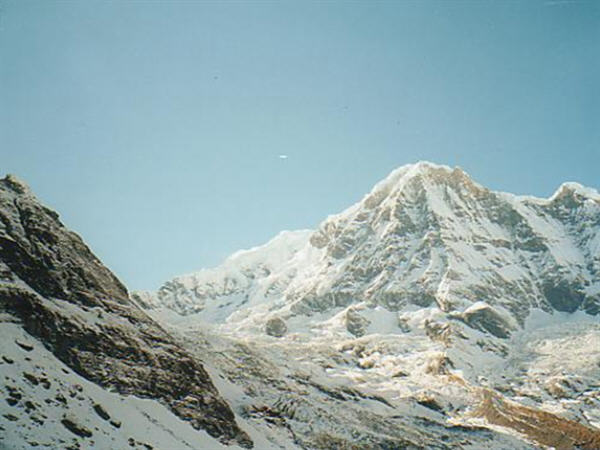
#> input picture stitch_test_images/left.jpg, 600 x 450 px, found by its file name
$ python stitch.py
#> lines starting #> are read from the running program, lines starting #| are printed output that depends on the picture
import numpy as np
import cv2
import matplotlib.pyplot as plt
import pysift
import os


# [179 lines left out: functions match_homograpy, create_mask, stitch, not called in this run]


if __name__ == "__main__":

    # 彩度图灰度图分开读
    img1_gray = cv2.imread("left.jpg", 0)
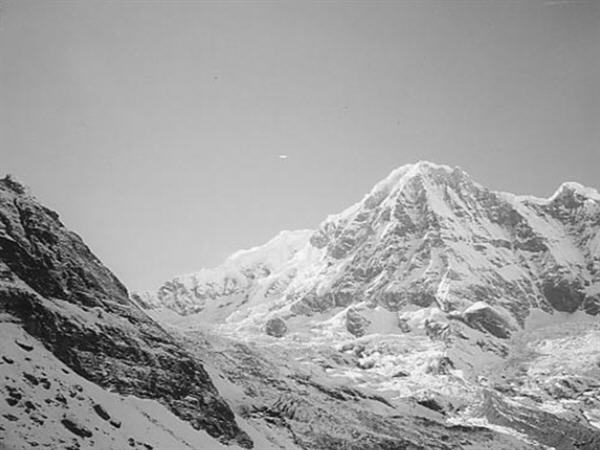
#> img1_gray: shape (450, 600); min 0, max 255, mean 160.8
    img2_gray = cv2.imread("right.jpg", 0)
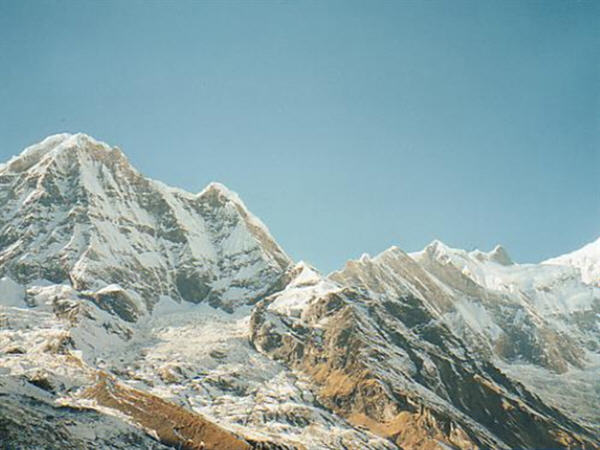
#> input picture stitch_test_images/right.jpg, 600 x 450 px, found by its file name
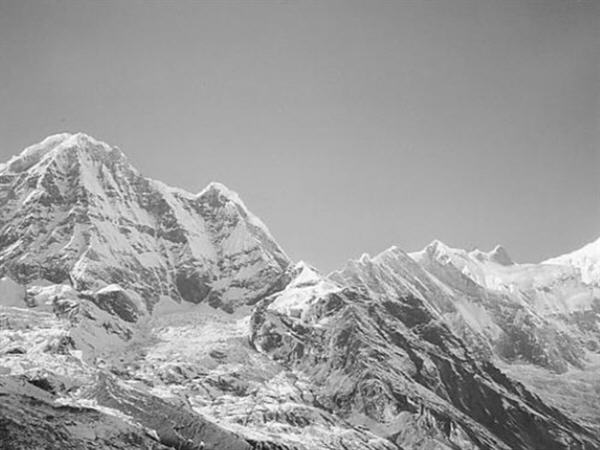
#> img2_gray: shape (450, 600); min 7, max 255, mean 157

    img1 = cv2.imread("left.jpg", 1)
#> img1 is the input picture: shape (450, 600, 3); mean B, G, R 169.7, 167.3, 144.4
    img2 = cv2.imread("right.jpg", 1)
#> img2 is the input picture: shape (450, 600, 3); mean B, G, R 165.7, 164.1, 139.8

    # 先看看 :-)
    plt.subplot(1, 2, 1)
    plt.imshow(cv2.cvtColor(img1, cv2.COLOR_BGR2RGB))
    plt.subplot(1, 2, 2)
    plt.imshow(cv2.cvtColor(img2, cv2.COLOR_BGR2RGB))
    plt.show()
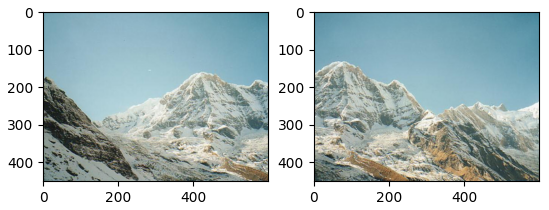
#> figure drawn by matplotlib, 2 panels

#> (the run stopped early here; a loop or call above may not have finished)
